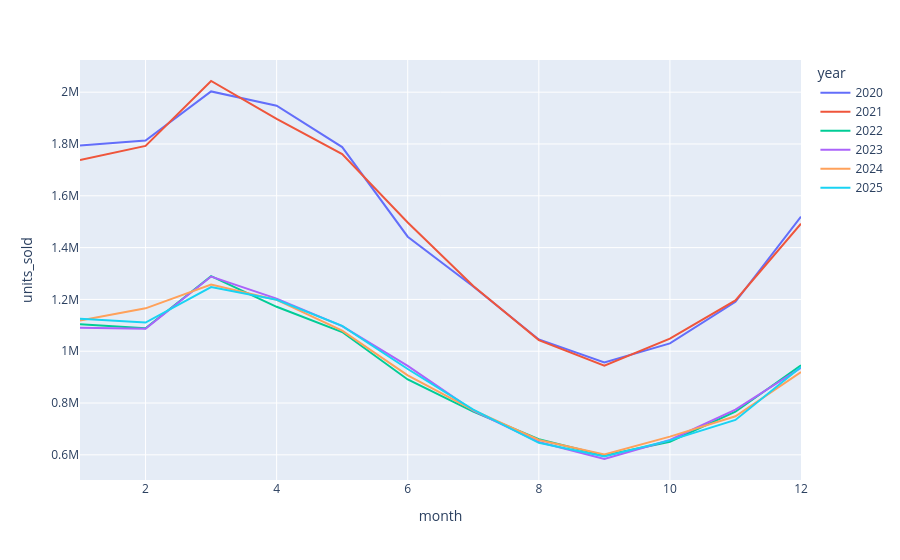

Notebook source saved alongside this figure:
### Code cell
# plot interactive monthly sales trend with plotly
monthly_sales = df.groupby(['year', 'month'])['units_sold'].sum().reset_index()
fig1 = px.line(monthly_sales, x='month', y='units_sold', color='year')
fig1.show()

### Figure 1 — Plotly figure (JSON) as saved in the notebook; plotly's stock layout.template omitted (floating-point values rounded to 4 significant figures)
{"data": [{"hovertemplate": "year=2020<br>month=%{x}<br>units_sold=%{y}<extra></extra>", "legendgroup": "2020", "line": {"color": "#636efa", "dash": "solid"}, "marker": {"symbol": "circle"}, "mode": "lines", "name": "2020", "orientation": "v", "showlegend": true, "type": "scatter", "x": [1, 2, 3, 4, 5, 6, 7, 8, 9, 10, 11, 12], "xaxis": "x", "y": [1794097, 1813043, 2002951, 1947907, 1787993, 1442089, 1249828, 1045565, 956239, 1030315, 1190619, 1519428], "yaxis": "y"}, {"hovertemplate": "year=2021<br>month=%{x}<br>units_sold=%{y}<extra></extra>", "legendgroup": "2021", "line": {"color": "#EF553B", "dash": "solid"}, "marker": {"symbol": "circle"}, "mode": "lines", "name": "2021", "orientation": "v", "showlegend": true, "type": "scatter", "x": [1, 2, 3, 4, 5, 6, 7, 8, 9, 10, 11, 12], "xaxis": "x", "y": [1738006, 1792511, 2043158, 1897109, 1760964, 1497227, 1251835, 1042857, 944448, 1048659, 1196230, 1492181], "yaxis": "y"}, {"hovertemplate": "year=2022<br>month=%{x}<br>units_sold=%{y}<extra></extra>", "legendgroup": "2022", "line": {"color": "#00cc96", "dash": "solid"}, "marker": {"symbol": "circle"}, "mode": "lines", "name": "2022", "orientation": "v", "showlegend": true, "type": "scatter", "x": [1, 2, 3, 4, 5, 6, 7, 8, 9, 10, 11, 12], "xaxis": "x", "y": [1103784, 1088864, 1289934, 1171531, 1074072, 890948, 766629, 660398, 597642, 650724, 766504, 945691], "yaxis": "y"}, {"hovertemplate": "year=2023<br>month=%{x}<br>units_sold=%{y}<extra></extra>", "legendgroup": "2023", "line": {"color": "#ab63fa", "dash": "solid"}, "marker": {"symbol": "circle"}, "mode": "lines", "name": "2023", "orientation": "v", "showlegend": true, "type": "scatter", "x": [1, 2, 3, 4, 5, 6, 7, 8, 9, 10, 11, 12], "xaxis": "x", "y": [1090833, 1086421, 1288381, 1203045, 1096953, 943677, 771035, 649706, 583921, 657233, 774837, 935865], "yaxis": "y"}, {"hovertemplate": "year=2024<br>month=%{x}<br>units_sold=%{y}<extra></extra>", "legendgroup": "2024", "line": {"color": "#FFA15A", "dash": "solid"}, "marker": {"symbol": "circle"}, "mode": "lines", "name": "2024", "orientation": "v", "showlegend": true, "type": "scatter", "x": [1, 2, 3, 4, 5, 6, 7, 8, 9, 10, 11, 12], "xaxis": "x", "y": [1118767, 1165515, 1257085, 1198332, 1079383, 906897, 772235, 657172, 600988, 670375, 748881, 919330], "yaxis": "y"}, {"hovertemplate": "year=2025<br>month=%{x}<br>units_sold=%{y}<extra></extra>", "legendgroup": "2025", "line": {"color": "#19d3f3", "dash": "solid"}, "marker": {"symbol": "circle"}, "mode": "lines", "name": "2025", "orientation": "v", "showlegend": true, "type": "scatter", "x": [1, 2, 3, 4, 5, 6, 7, 8, 9, 10, 11, 12], "xaxis": "x", "y": [1124967, 1110563, 1247757, 1198539, 1098134, 931448, 774816, 646491, 593469, 655853, 734589, 938713], "yaxis": "y"}], "layout": {"legend": {"title": {"text": "year"}, "tracegroupgap": 0}, "margin": {"t": 60}, "xaxis": {"anchor": "y", "domain": [0, 1], "title": {"text": "month"}}, "yaxis": {"anchor": "x", "domain": [0, 1], "title": {"text": "units_sold"}}}}
